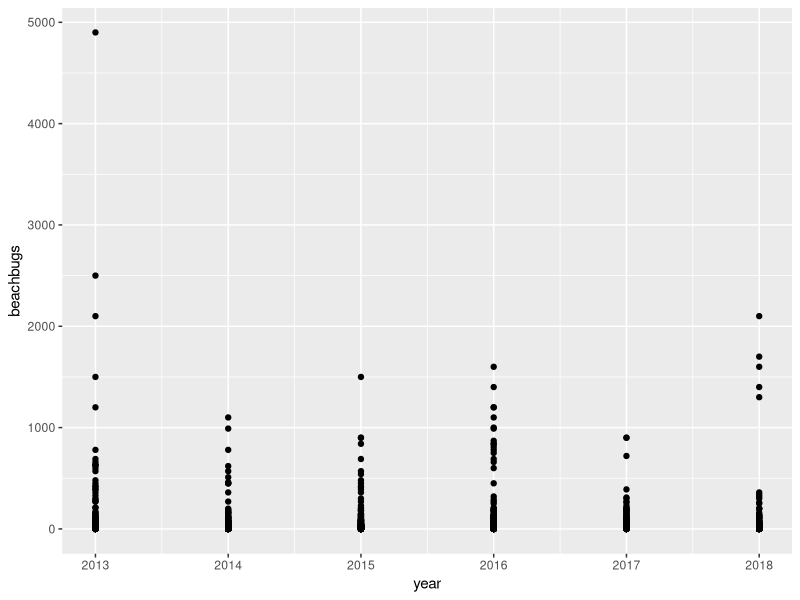
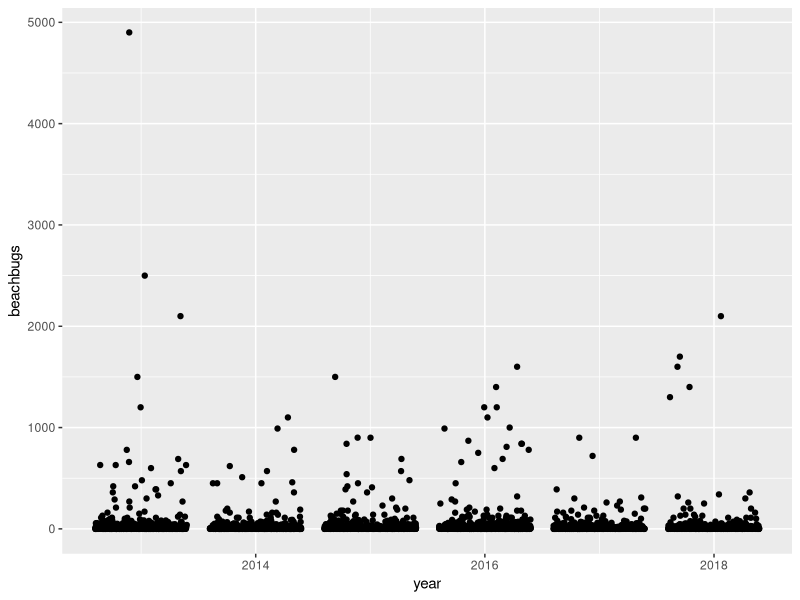
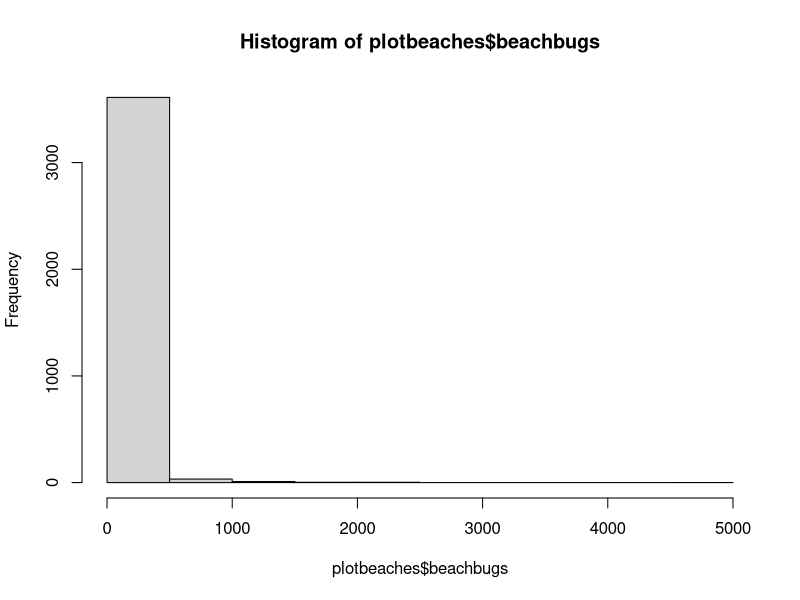
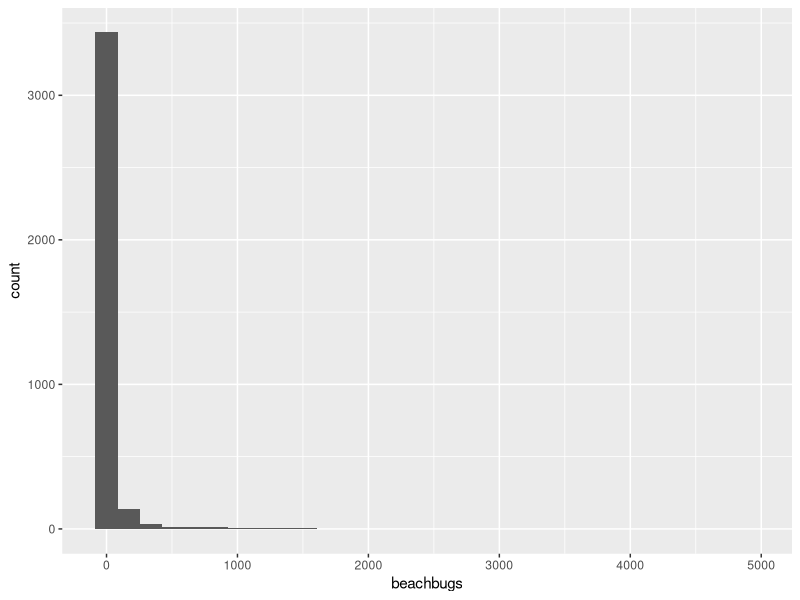
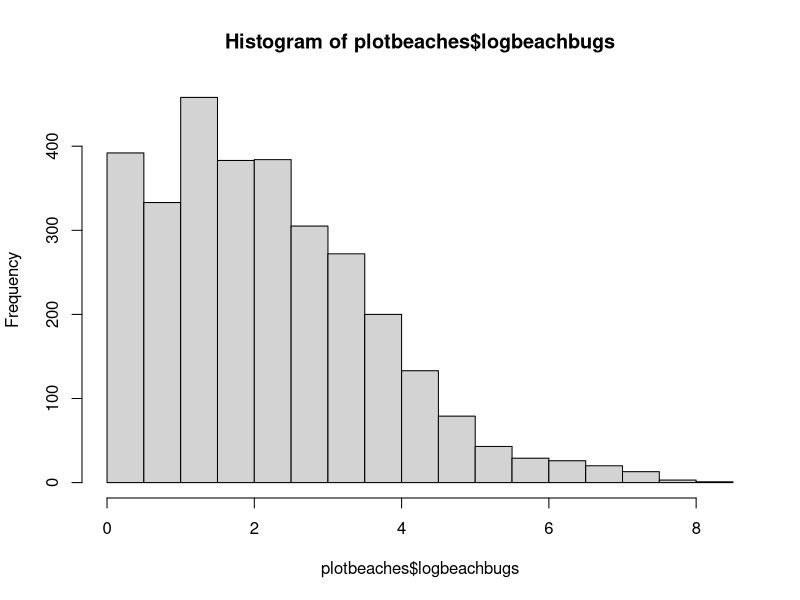
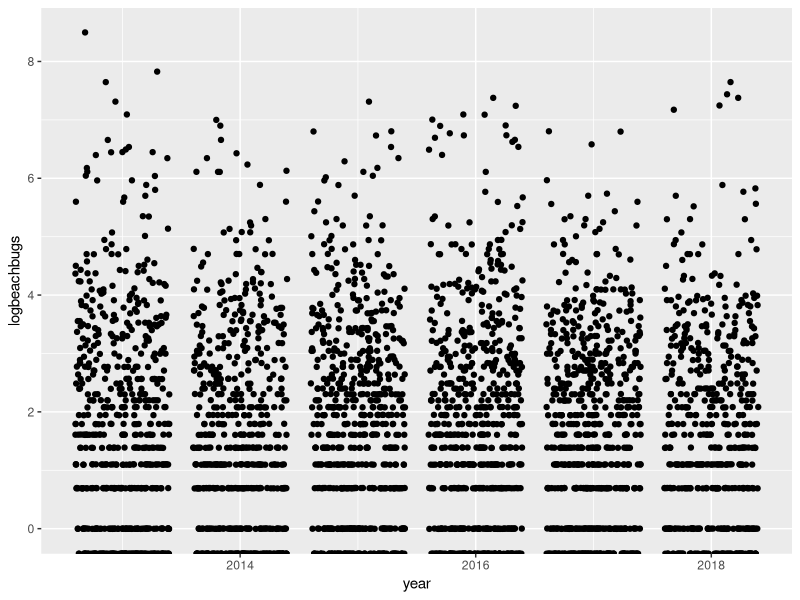
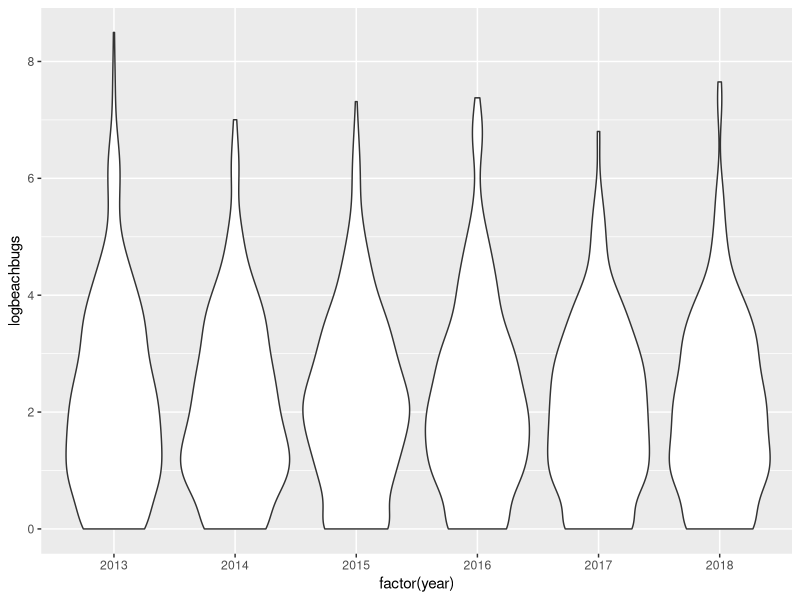
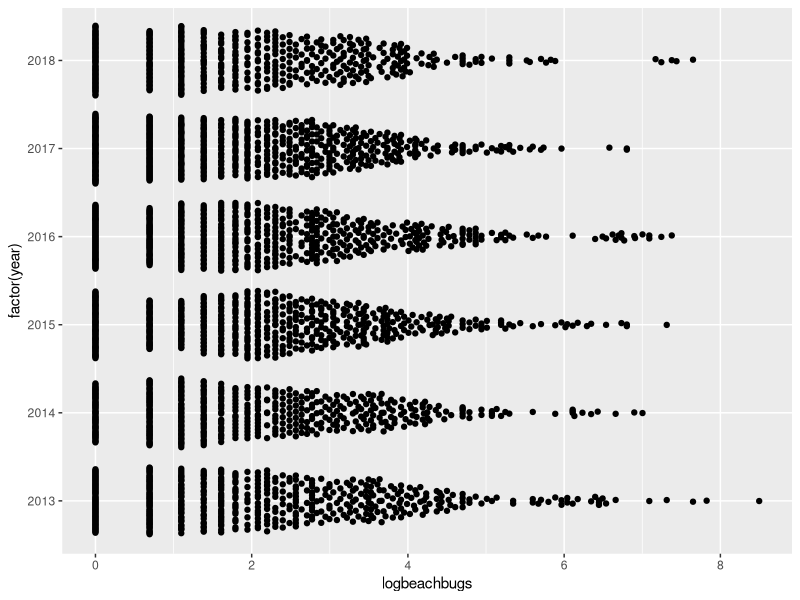

Here is the R script that generated these plots, in order:
library(tidyverse)
# install.packages("here")
library(here)
# install.packages("ggbeeswarm")
library(ggbeeswarm)

# Read in data
plotbeaches <- read_csv(here("data/cleanbeaches_new.csv"))

# ggplot anatomy
plotbeaches |> 
  ggplot(aes(x = year, y = beachbugs)) +
  geom_point()

# table of counts of beachbugs
plotbeaches |> 
  group_by(year) |> 
  summarise(obs = n())

# introduce geom_jitter!
plotbeaches |> 
  ggplot(aes(x = year, y = beachbugs)) +
  geom_jitter()

# histogram
hist(plotbeaches$beachbugs)

plotbeaches |> 
  ggplot(aes(x = beachbugs)) +
  geom_histogram()

# Use a transformation so data looks nicer
glimpse(plotbeaches)

plotbeaches |> 
  mutate(logbeachbugs = log10(beachbugs))

hist(plotbeaches$logbeachbugs)

plotbeaches |> 
  ggplot(aes(x = year, y = logbeachbugs)) +
  geom_jitter()

#intro violin plots!

# treat year as a factor
plotbeaches |> 
  ggplot(aes(x = factor(year), y = logbeachbugs)) +
  geom_violin()

plotbeaches_year_as_factor <- plotbeaches |> 
  mutate(year = factor(year))

# quasirandom
plotbeaches |> 
  ggplot(aes(y = factor(year), x = logbeachbugs)) +
  geom_quasirandom() 
  # coord_flip()

# beeswarm
plotbeaches |> 
  ggplot(aes(y = factor(year), x = beachbugs)) +
  geom_beeswarm()

install.packages("palmerpenguins")
library(palmerpenguins)

# Intro to shapes
penguins |> 
  ggplot(aes(x = species, y = body_mass_g)) + 
  geom_beeswarm(shape = 1)

# Controling transperancy
penguins |> 
  ggplot(aes(x = species, y = body_mass_g)) + 
  geom_beeswarm(alpha = 0.2)

# Saving plots
ggsave(here("output/penguins.png"), width = 16, height = 6)

glimpse(plotbeaches)

# Introduce facet_wraps
plotbeaches |> 
  ggplot(aes(y = factor(year), x = logbeachbugs)) +
  geom_quasirandom(shape = 1) + 
  facet_wrap(~site)

# Combine some Cleanitup with ggplot
plotbeaches |> 
  filter(year == 2015) |> 
  ggplot(aes(y = factor(year), x = logbeachbugs)) +
  geom_quasirandom(shape = 1) + 
  facet_wrap(~site)

plotbeaches |> 
  filter(site == "Maroubra Beach") |> 
  ggplot(aes(y = factor(year), x = logbeachbugs)) +
  geom_quasirandom(shape = 1) + 
  facet_wrap(~site)

# Axes labels 
plotbeaches |> 
  filter(site == "Maroubra Beach") |> 
  ggplot(aes(y = factor(year), x = logbeachbugs)) +
  geom_quasirandom(shape = 1) + 
  labs(x = "Enterococci bacteria on log10 scale",
       y = "Years from 2013 - 2015", 
       title = "Maroubra Beach") 

# Themes
plotbeaches |> 
  filter(site == "Maroubra Beach") |> 
  ggplot(aes(y = factor(year), x = logbeachbugs)) +
  geom_quasirandom(shape = 1) + 
  labs(x = "Enterococci bacteria on log10 scale",
       y = "Years from 2013 - 2015", 
       title = "Maroubra Beach") + 
  theme_classic()

